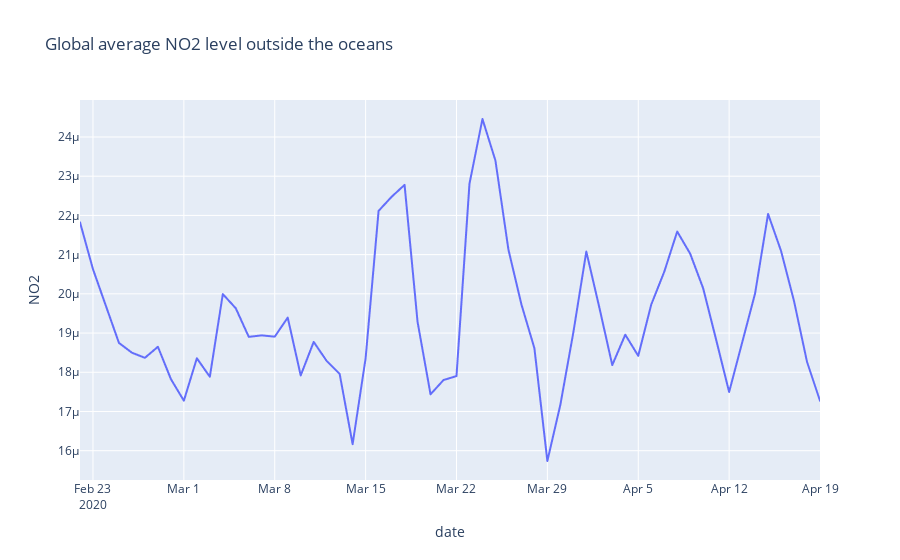

Notebook code cell kept with this figure:
### Code cell
fig = px.line(df_NO2_group, y="NO2", x="date", render_mode="webgl", title="Global average NO2 level outside the oceans")
fig.show()
